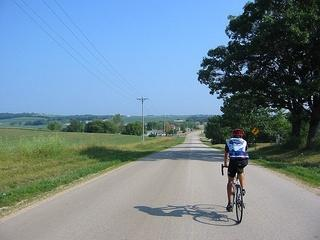
#> input picture draw-on-image/images-to-be-tested/0103468.jpg, 320 x 240 px; its folder holds only this picture in this run
$ jupyter execute 'drawing app.ipynb'
#> lines starting #> are read from the running program, lines starting #| are printed output that depends on the picture
[cell 1]
from tkinter import *
from tkinter import filedialog
from PIL import Image, ImageTk, ImageDraw
import os

line_start = None
lines = []
imageWidth=None
imageLength=None

# [17 lines left out: function save_image, not called in this run]
        # # Keep a reference to the PhotoImage object
        # app.image = ImageTk.PhotoImage(resized_image)
        # canvas.create_image(0, 0, image=app.image, anchor='nw')

def get_x_and_y(event):
    global lasx, lasy
    lasx, lasy = event.x, event.y

# [23 lines left out: functions draw_line, draw_smth, not called in this run]

app = Tk()
app.geometry("800x800")
canvas = Canvas(app, bg='black')
canvas.pack(anchor='nw', fill='both', expand=1)
full_path = filedialog.askopenfilename(parent=app, initialdir=".", title='Choose an image.')
#> the answer given: images-to-be-tested/0103468.jpg
image = Image.open(full_path)
#> image is the input picture: PIL image 320x240 RGB; mean R, G, B 113.5, 135.3, 147.7
imageWidth, imageLength = image.size
#> imageWidth = 320; imageLength = 240
image = image.resize((800, 800), Image.LANCZOS)
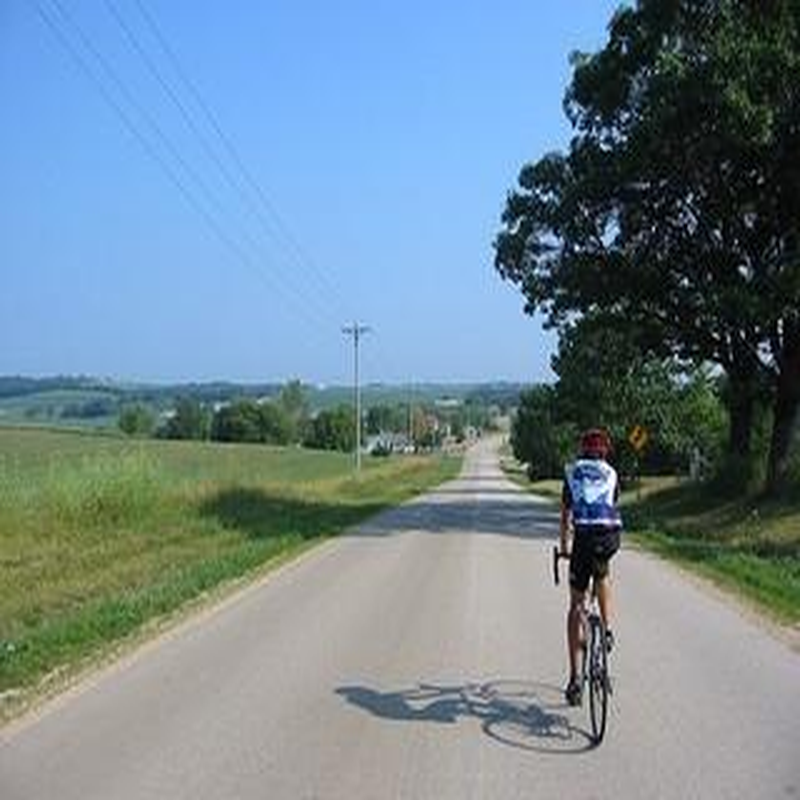
#> image: PIL image 800x800 RGB; mean R, G, B 113.5, 135.3, 147.7
app.image = ImageTk.PhotoImage(image)
canvas.create_image(0, 0, image=app.image, anchor='nw')

canvas.bind("<Button-1>", get_x_and_y)
canvas.bind("<B1-Motion>", draw_smth)
# canvas.bind("<Button 1>", draw_line)

save_button = Button(app, text="Save Image", command=save_image)
save_button.pack(side=BOTTOM)

app.mainloop()


$ run again, on draw-on-image/images-to-be-tested/1100008.jpg
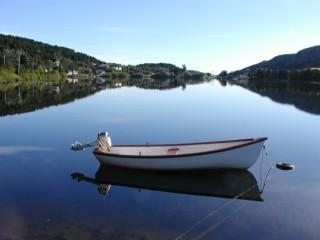
#> input picture draw-on-image/images-to-be-tested/1100008.jpg, 320 x 240 px
#> image is the input picture: PIL image 320x240 RGB; mean R, G, B 108.4, 129.8, 151.5
#> `image = image.resize((800, 800), Image.LANCZOS)`:
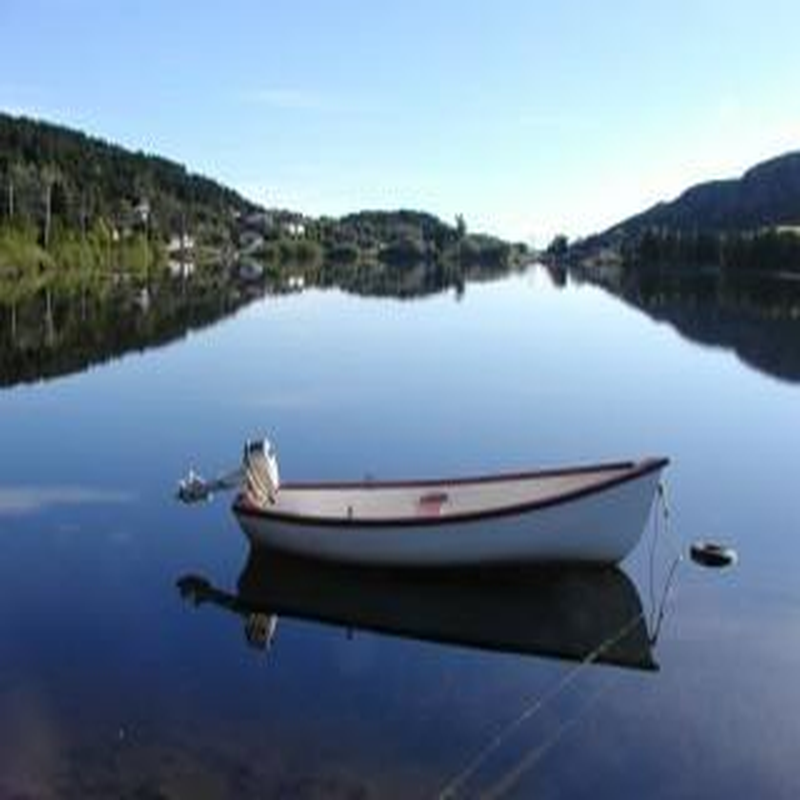
#> image: PIL image 800x800 RGB; mean R, G, B 108.5, 129.8, 151.5

$ run again, on draw-on-image/images-to-be-tested/3.jpg
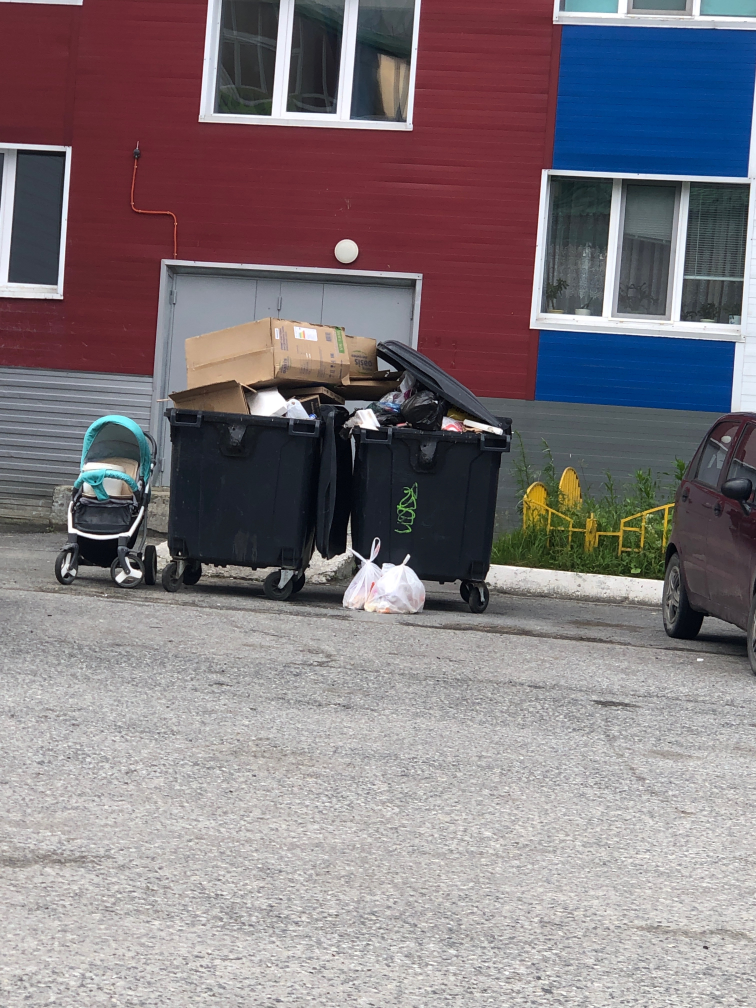
#> input picture draw-on-image/images-to-be-tested/3.jpg, 3024 x 4032 px (shown at 1/4 size)
#> image is the input picture: PIL image 3024x4032 RGB; mean R, G, B 128.9, 120.6, 125.9
#> `image = image.resize((800, 800), Image.LANCZOS)`:
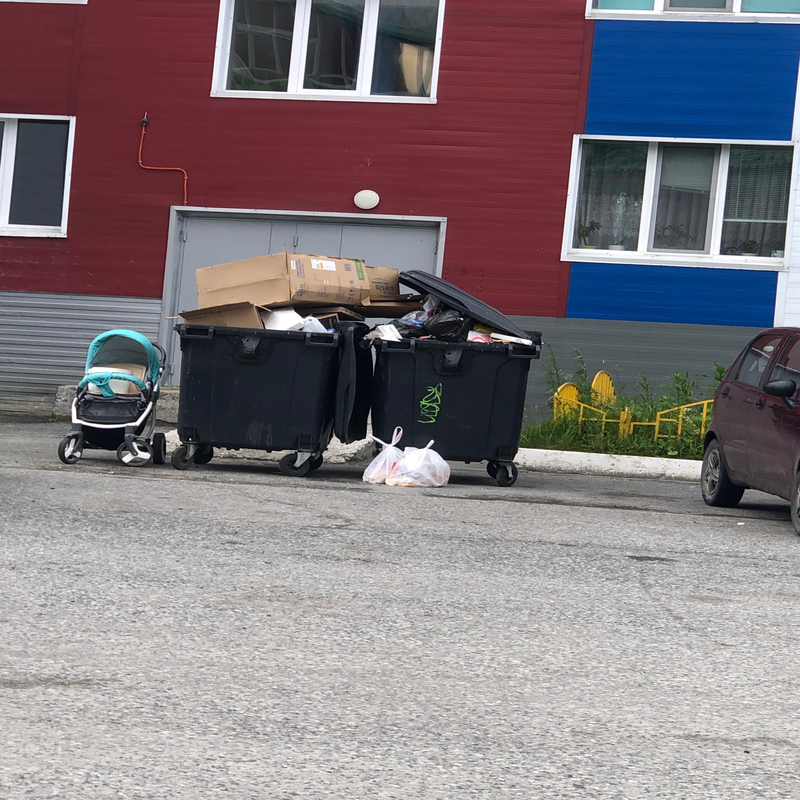
#> image: PIL image 800x800 RGB; mean R, G, B 128.9, 120.5, 125.9
